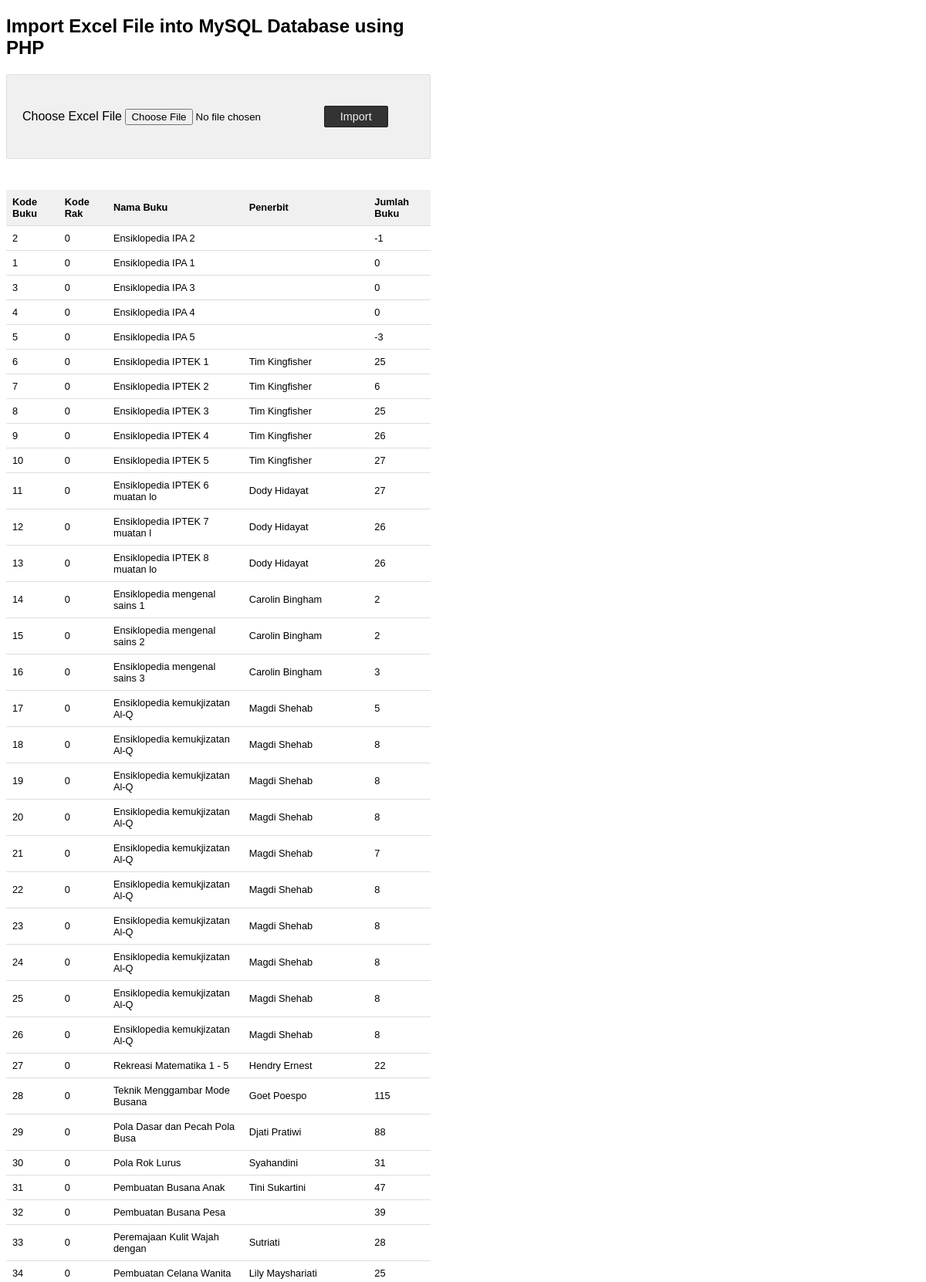
The app's page /import_buku.php (upper part) with its own data.
### tables this page shows
CREATE TABLE `buku` (
  `kd_buku` int(11) NOT NULL,
  `kd_rak` int(11) DEFAULT NULL,
  `nama_buku` varchar(30) DEFAULT NULL,
  `penerbit` text,
  `pengarang` varchar(100) DEFAULT NULL,
  `jumlah_buku` int(11) DEFAULT NULL
);

### import_buku.php (the view, shortened to what this page needs)
<?php
$conn = mysqli_connect("localhost","root","","perpustakaan_v2");
?>
<!DOCTYPE html>
<html>
<head>
</head>
<body>
    <h2>Import Excel File into MySQL Database using PHP</h2>
    <div class="outer-container">
        <form action="" method="post"
            name="frmExcelImport" id="frmExcelImport" enctype="multipart/form-data">
            <div>
                <label>Choose Excel
                    File</label> <input type="file" name="file"
                    id="file" accept=".xls,.xlsx">
                <button type="submit" id="submit" name="import"
                    class="btn-submit">Import</button>
            </div>
        </form>
    </div>
<?php
    $result = mysqli_query($conn, "SELECT * FROM buku");
if (mysqli_num_rows($result) > 0)
{
?>
    <table class='tutorial-table'>
        <thead>
            <tr>
                <th>Kode Buku</th>
                <th>Kode Rak</th>
                <th>Nama Buku</th>
                <th>Penerbit</th>
                <th>Jumlah Buku</th>
            </tr>
        </thead>
<?php
    while ($row = mysqli_fetch_array($result)) {
?>
        <tbody>
        <tr>
            <td><?php  echo $row['kd_buku']; ?></td>
            <td><?php  echo $row['kd_rak']; ?></td>
            <td><?php  echo $row['nama_buku']; ?></td>
            <td><?php  echo $row['penerbit']; ?></td>
            <td><?php  echo $row['jumlah_buku']; ?></td>
        </tr>
<?php
    }
?>
        </tbody>
    </table>
<?php
}
?>
</body>
</html>

### import_buku.php (style rules this page uses)
body { font-family: Arial; width: 550px; }
.outer-container { background: #F0F0F0; border: #e0dfdf 1px solid; padding: 40px 20px; border-radius: 2px; }
.btn-submit { background: #333; border: #1d1d1d 1px solid; border-radius: 2px; color: #f0f0f0; cursor: pointer; padding: 5px 20px; font-size:0.9em; }
.tutorial-table { margin-top: 40px; font-size: 0.8em; border-collapse: collapse; width: 100%; }
.tutorial-table th { background: #f0f0f0; border-bottom: 1px solid #dddddd; padding: 8px; text-align: left; }
.tutorial-table td { background: #FFF; border-bottom: 1px solid #dddddd; padding: 8px; text-align: left; }

### records on screen
buku: kd_buku "2", kd_rak "0", nama_buku "Ensiklopedia IPA 2", jumlah_buku "-1"
buku: kd_buku "1", kd_rak "0", nama_buku "Ensiklopedia IPA 1", jumlah_buku "0"
buku: kd_buku "3", kd_rak "0", nama_buku "Ensiklopedia IPA 3", jumlah_buku "0"
buku: kd_buku "4", kd_rak "0", nama_buku "Ensiklopedia IPA 4", jumlah_buku "0"
buku: kd_buku "5", kd_rak "0", nama_buku "Ensiklopedia IPA 5", jumlah_buku "-3"
buku: kd_buku "6", kd_rak "0", nama_buku "Ensiklopedia IPTEK 1", penerbit "Tim Kingfisher", jumlah_buku "25"
buku: kd_buku "7", kd_rak "0", nama_buku "Ensiklopedia IPTEK 2", penerbit "Tim Kingfisher", jumlah_buku "6"
buku: kd_buku "8", kd_rak "0", nama_buku "Ensiklopedia IPTEK 3", penerbit "Tim Kingfisher", jumlah_buku "25"
buku: kd_buku "9", kd_rak "0", nama_buku "Ensiklopedia IPTEK 4", penerbit "Tim Kingfisher", jumlah_buku "26"
buku: kd_buku "10", kd_rak "0", nama_buku "Ensiklopedia IPTEK 5", penerbit "Tim Kingfisher", jumlah_buku "27"
buku: kd_buku "11", kd_rak "0", nama_buku "Ensiklopedia IPTEK 6 muatan lo", penerbit "Dody Hidayat", jumlah_buku "27"
buku: kd_buku "12", kd_rak "0", nama_buku "Ensiklopedia IPTEK 7 muatan l", penerbit "Dody Hidayat", jumlah_buku "26"
buku: kd_buku "13", kd_rak "0", nama_buku "Ensiklopedia IPTEK 8 muatan lo", penerbit "Dody Hidayat", jumlah_buku "26"
buku: kd_buku "14", kd_rak "0", nama_buku "Ensiklopedia mengenal sains 1", penerbit "Carolin Bingham", jumlah_buku "2"
buku: kd_buku "15", kd_rak "0", nama_buku "Ensiklopedia mengenal sains 2", penerbit "Carolin Bingham", jumlah_buku "2"
buku: kd_buku "16", kd_rak "0", nama_buku "Ensiklopedia mengenal sains 3", penerbit "Carolin Bingham", jumlah_buku "3"
buku: kd_buku "17", kd_rak "0", nama_buku "Ensiklopedia kemukjizatan Al-Q", penerbit "Magdi Shehab", jumlah_buku "5"
buku: kd_buku "18", kd_rak "0", nama_buku "Ensiklopedia kemukjizatan Al-Q", penerbit "Magdi Shehab", jumlah_buku "8"
buku: kd_buku "19", kd_rak "0", nama_buku "Ensiklopedia kemukjizatan Al-Q", penerbit "Magdi Shehab", jumlah_buku "8"
buku: kd_buku "20", kd_rak "0", nama_buku "Ensiklopedia kemukjizatan Al-Q", penerbit "Magdi Shehab", jumlah_buku "8"
buku: kd_buku "21", kd_rak "0", nama_buku "Ensiklopedia kemukjizatan Al-Q", penerbit "Magdi Shehab", jumlah_buku "7"
buku: kd_buku "22", kd_rak "0", nama_buku "Ensiklopedia kemukjizatan Al-Q", penerbit "Magdi Shehab", jumlah_buku "8"
buku: kd_buku "23", kd_rak "0", nama_buku "Ensiklopedia kemukjizatan Al-Q", penerbit "Magdi Shehab", jumlah_buku "8"
buku: kd_buku "24", kd_rak "0", nama_buku "Ensiklopedia kemukjizatan Al-Q", penerbit "Magdi Shehab", jumlah_buku "8"
buku: kd_buku "25", kd_rak "0", nama_buku "Ensiklopedia kemukjizatan Al-Q", penerbit "Magdi Shehab", jumlah_buku "8"
buku: kd_buku "26", kd_rak "0", nama_buku "Ensiklopedia kemukjizatan Al-Q", penerbit "Magdi Shehab", jumlah_buku "8"
buku: kd_buku "27", kd_rak "0", nama_buku "Rekreasi Matematika 1 - 5", penerbit "Hendry Ernest", jumlah_buku "22"
buku: kd_buku "28", kd_rak "0", nama_buku "Teknik Menggambar Mode Busana", penerbit "Goet Poespo", jumlah_buku "115"
buku: kd_buku "29", kd_rak "0", nama_buku "Pola Dasar dan Pecah Pola Busa", penerbit "Djati Pratiwi", jumlah_buku "88"
buku: kd_buku "30", kd_rak "0", nama_buku "Pola Rok Lurus", penerbit "Syahandini", jumlah_buku "31"
buku: kd_buku "31", kd_rak "0", nama_buku "Pembuatan Busana Anak", penerbit "Tini Sukartini", jumlah_buku "47"
buku: kd_buku "32", kd_rak "0", nama_buku "Pembuatan Busana Pesa", jumlah_buku "39"
buku: kd_buku "33", kd_rak "0", nama_buku "Peremajaan Kulit Wajah dengan", penerbit "Sutriati", jumlah_buku "28"
buku: kd_buku "34", kd_rak "0", nama_buku "Pembuatan Celana Wanita", penerbit "Lily Mayshariati", jumlah_buku "25"
